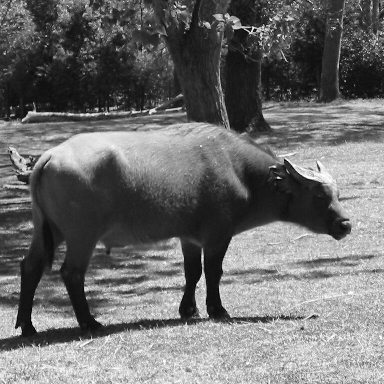
%> input picture Image Processing/Point and Neighborhood Processing/buffalo.png, 384 x 384 px
$ octave 'Point and Neighborhood Processing.m'   (GNU Octave 9; MATLAB toolbox functions it lacks are replaced by stand-ins)
%> lines starting %> are read from the running program, lines starting %| are printed output that depends on the picture
%% Project 1 Point and Neighborhood Processing
% By Christopher W. Fingers
% EE 483
% 3/5/2019

%% Part 1 Uniform Quantization vs. uint8 Division
clc,clear;

vector = uint8(0:255);       % Define our uint vector from 0 to 255
matrix = vec2mat(vector,16); % Reshape vector into 16x16 matrix
k1 = 64; k2=32; k3 = 16;
m1 = (matrix.*k1)/k1;
m2 = (matrix.*k2)/k2;
m3 = (matrix.*k3)/k3;

% The reason for the difference is because of how the uint8 function
% works.  Uint8 had a minimum value of 0 and a maximum value of 255.
% When multiplying and dividing the selected values this way the
% values that are supposed to be above 255 are set at a value of 255,
% then when divided by the same number it will divide to the maximum
% number that is possibly divisible.  64 gives us 4, 32 gives us 8,
% and 16 gives us 16.

% The difference between uniformally quantizing by 64, 32, and 16 is
% that certain values will lead to a higher quantized level.  An
% example is with matrix m1, a large majority of the matrix is set
% to a quantized level of 4, where as the first 4 elements have a
% value of 0, 1, 2, and, 3.

%% Part 2 Image Blurring

b = imread('buffalo.png');
%> b is the input picture: size 384x384 uint8; min 0, max 255, mean 109.1
avg1 = fspecial('average',[3,3]);
avg2 = fspecial('average',[5,5]);
avg3 = fspecial('average',[9,9]);

b1 = imfilter(b,avg1);
b2 = imfilter(b,avg2);
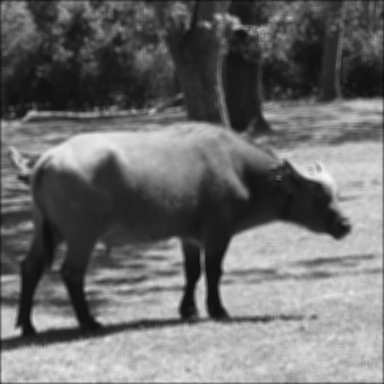
%> b2: size 384x384 uint8; min 14, max 246, mean 108.3
b3 = imfilter(b,avg3);

figure
subplot(1,3,1);
imshow(b1);
title('3x3 average');
subplot(1,3,2);
imshow(b2);
title('5x5 average');
subplot(1,3,3);
imshow(b3);
title('9x9 average');

% The finer detail of the image starts to become harder to view as the
% filter passes a 9x9 averaging filter.  The fur on the buffalo, the
% individual grass blades and the leaves in the tree become a blurred
% image at this point.

% Gaussian Filters

gauss1 = fspecial('gaussian',[3,3],0.5);
gauss2 = fspecial('gaussian',[3,3],1);
gauss3 = fspecial('gaussian',[3,3],2);

gauss4 = fspecial('gaussian',[7,7],1);
gauss5 = fspecial('gaussian',[7,7],3);
gauss6 = fspecial('gaussian',[7,7],6);

gauss7 = fspecial('gaussian',[11,11],1);
gauss8 = fspecial('gaussian',[11,11],4);
gauss9 = fspecial('gaussian',[11,11],8);

gauss10 = fspecial('gaussian',[21,21],1);
gauss11 = fspecial('gaussian',[21,21],5);
gauss12 = fspecial('gaussian',[21,21],10);

bg1=imfilter(b,gauss1);
bg2=imfilter(b,gauss2);
bg3=imfilter(b,gauss3);
bg4=imfilter(b,gauss4);
bg5=imfilter(b,gauss5);
bg6=imfilter(b,gauss6);
bg7=imfilter(b,gauss7);
bg8=imfilter(b,gauss8);
bg9=imfilter(b,gauss9);
bg10=imfilter(b,gauss10);
bg11=imfilter(b,gauss11);
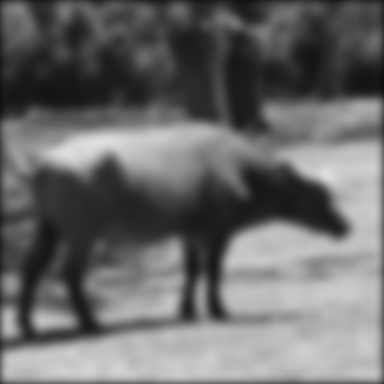
%> bg11: size 384x384 uint8; min 13, max 223, mean 106.6
bg12=imfilter(b,gauss12);

figure
subplot(1,3,1); imshow(bg1); title('3x3');
subplot(1,3,2); imshow(bg2); title('3x3');
subplot(1,3,3); imshow(bg3); title('3x3');

figure
subplot(1,3,1); imshow(bg4); title('7x7');
subplot(1,3,2); imshow(bg5); title('7x7');
subplot(1,3,3); imshow(bg6); title('7x7')

figure
subplot(1,3,1); imshow(bg7); title('11x11');
subplot(1,3,2); imshow(bg8); title('11x11');
subplot(1,3,3); imshow(bg9); title('11x11');

figure
subplot(1,3,1); imshow(bg10); title('21x21');
subplot(1,3,2); imshow(bg11); title('21x21');
subplot(1,3,3); imshow(bg12); title('21x21');

% The finer details for the gaussian image start to mainly disappear
% around an 11x11 filter with a standard deviation of 4.  Similar to
%the averaging filter, the detail in terms of the buffalo's hair,
%the grass, and the trees are blurred out to an extreme extent.

% The averaging filter and Gaussian filter apply a blurring effect
% that makes the more specific details in the image harder to see.  An
% averaging filter can be made more blurred by expanding the overall
% size of the filter, where as the Gaussian filter is effected by an
% expanded filter  size, but the standard deviation for the filter
% causes a more intense blurring effect.

%% Part 3 Edge Detection High Pass Filterting

clc,clear;
b = imread('buffalo.png');
c = imread('cameraman.png');
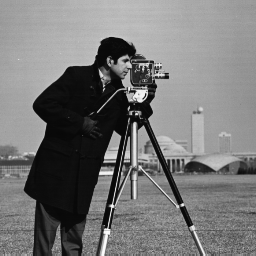
%> input picture Image Processing/Point and Neighborhood Processing/cameraman.png, 256 x 256 px
%> c is the input picture: size 256x256 uint8; min 7, max 253, mean 118.7

f = fspecial('laplacian');
f1 = fspecial('log');

bf=imfilter(b,f,'symmetric');
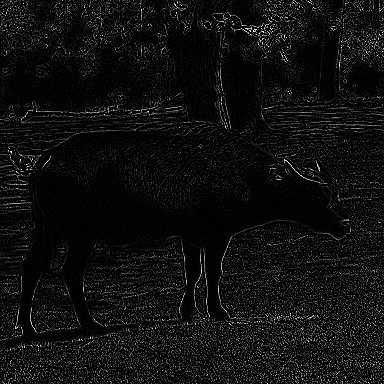
%> bf: size 384x384 uint8; min 0, max 255, mean 14.9
cf=imfilter(c,f,'symmetric');

bf1=imfilter(b,f1,'symmetric');
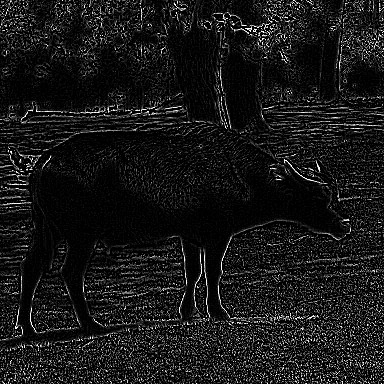
%> bf1: size 384x384 uint8; min 0, max 255, mean 23.6
cf1=imfilter(c,f1,'symmetric');
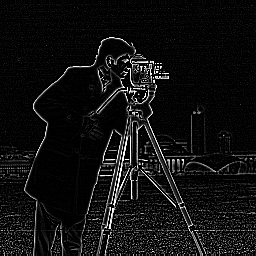
%> cf1: size 256x256 uint8; min 0, max 255, mean 16.7

subplot(2,2,1);
imshow(bf)
title('Laplacian filter')
subplot(2,2,2);
imshow(bf1)
title('LOG');
subplot(2,2,3);
imshow(cf)
title('Laplacian Filter')
subplot(2,2,4);
imshow(cf1)
title('LOG')

% The Laplacian of Gaussian seems to have better edge detection than
% the standard Laplacian.  When comparing the two cameramen, the LOG
% filter has a much more defined edge than the Laplacian.  The buffalo
% filter has some problems in terms of the edge detection because of
% the blades of grass and trees, however similarly to the cameraman,
% any edge is much more well defined.

%% Part 4 Unshapr Masking

clc,clear;
b=imread('buffalo.png');

avgfilt=fspecial('average',[3,3]);
bavgfilt=imfilter(b,avgfilt);

unsharp=fspecial('unsharp');
bnotverysharp=imfilter(b,unsharp);
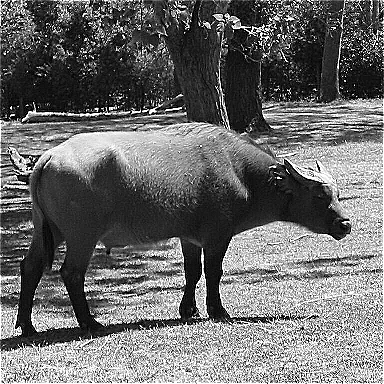
%> bnotverysharp: size 384x384 uint8; min 0, max 255, mean 107.7

subplot(1,2,1);
imshow(bavgfilt);
title('Average Filter');
subplot(1,2,2);
imshow(bnotverysharp);
title('Unsharp Filter');

% After the averaging filter was applied to the buffalo the image had
% a slight blurriness to it, however with the application of the
% unsharp filter the image almost seems as though no averaging filter
% was applied. The details of the buffalo image are intense and pop
% out more effectively when applied.  The unsharp image definitely
% reversed the effects of the averaging filter and made the
% surrounding area well-defined.
